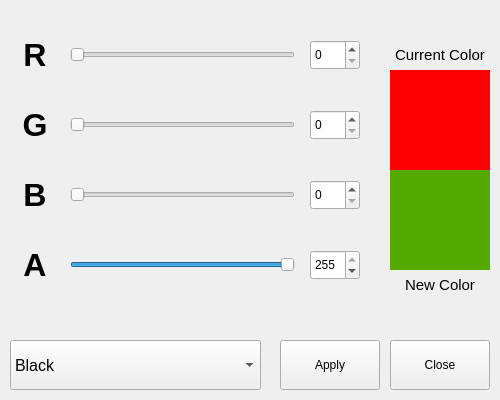
<?xml version="1.0" encoding="UTF-8"?>
<ui version="4.0">
 <class>colorSelection</class>
 <widget class="QWidget" name="colorSelection">
  <property name="geometry">
   <rect>
    <x>0</x>
    <y>0</y>
    <width>500</width>
    <height>400</height>
   </rect>
  </property>
  <property name="windowTitle">
   <string>Form</string>
  </property>
  <widget class="QComboBox" name="colorSelect">
   <property name="geometry">
    <rect>
     <x>10</x>
     <y>340</y>
     <width>251</width>
     <height>50</height>
    </rect>
   </property>
   <property name="font">
    <font>
     <pointsize>12</pointsize>
    </font>
   </property>
   <property name="frame">
    <bool>true</bool>
   </property>
   <item>
    <property name="text">
     <string>Black</string>
    </property>
   </item>
   <item>
    <property name="text">
     <string>White</string>
    </property>
   </item>
   <item>
    <property name="text">
     <string>Red</string>
    </property>
   </item>
   <item>
    <property name="text">
     <string>Orange</string>
    </property>
   </item>
   <item>
    <property name="text">
     <string>Yellow</string>
    </property>
   </item>
   <item>
    <property name="text">
     <string>Green</string>
    </property>
   </item>
   <item>
    <property name="text">
     <string>Blue</string>
    </property>
   </item>
   <item>
    <property name="text">
     <string>Indigo</string>
    </property>
   </item>
   <item>
    <property name="text">
     <string>Violet</string>
    </property>
   </item>
  </widget>
  <widget class="QPushButton" name="closeButton">
   <property name="geometry">
    <rect>
     <x>390</x>
     <y>340</y>
     <width>100</width>
     <height>50</height>
    </rect>
   </property>
   <property name="text">
    <string>Close</string>
   </property>
  </widget>
  <widget class="QPushButton" name="applyButton">
   <property name="geometry">
    <rect>
     <x>280</x>
     <y>340</y>
     <width>100</width>
     <height>50</height>
    </rect>
   </property>
   <property name="text">
    <string>Apply</string>
   </property>
  </widget>
  <widget class="QLabel" name="CurrentColorText">
   <property name="geometry">
    <rect>
     <x>390</x>
     <y>40</y>
     <width>100</width>
     <height>30</height>
    </rect>
   </property>
   <property name="font">
    <font>
     <pointsize>11</pointsize>
    </font>
   </property>
   <property name="text">
    <string>Current Color</string>
   </property>
   <property name="alignment">
    <set>Qt::AlignCenter</set>
   </property>
  </widget>
  <widget class="QLabel" name="CurrentColorPreview">
   <property name="geometry">
    <rect>
     <x>390</x>
     <y>70</y>
     <width>100</width>
     <height>100</height>
    </rect>
   </property>
   <property name="styleSheet">
    <string notr="true">background-color: rgb(255, 0, 0);</string>
   </property>
   <property name="text">
    <string/>
   </property>
  </widget>
  <widget class="QLabel" name="NewColorPreview">
   <property name="geometry">
    <rect>
     <x>390</x>
     <y>170</y>
     <width>100</width>
     <height>100</height>
    </rect>
   </property>
   <property name="styleSheet">
    <string notr="true">background-color: rgb(85, 170, 0);</string>
   </property>
   <property name="text">
    <string/>
   </property>
  </widget>
  <widget class="QLabel" name="NewColorText">
   <property name="geometry">
    <rect>
     <x>390</x>
     <y>270</y>
     <width>100</width>
     <height>30</height>
    </rect>
   </property>
   <property name="font">
    <font>
     <pointsize>11</pointsize>
    </font>
   </property>
   <property name="text">
    <string>New Color</string>
   </property>
   <property name="alignment">
    <set>Qt::AlignCenter</set>
   </property>
  </widget>
  <widget class="QSlider" name="rSlider">
   <property name="geometry">
    <rect>
     <x>70</x>
     <y>45</y>
     <width>225</width>
     <height>20</height>
    </rect>
   </property>
   <property name="maximum">
    <number>255</number>
   </property>
   <property name="orientation">
    <enum>Qt::Horizontal</enum>
   </property>
  </widget>
  <widget class="QSlider" name="gSlider">
   <property name="geometry">
    <rect>
     <x>70</x>
     <y>115</y>
     <width>225</width>
     <height>20</height>
    </rect>
   </property>
   <property name="maximum">
    <number>255</number>
   </property>
   <property name="orientation">
    <enum>Qt::Horizontal</enum>
   </property>
  </widget>
  <widget class="QSlider" name="bSlider">
   <property name="geometry">
    <rect>
     <x>70</x>
     <y>185</y>
     <width>225</width>
     <height>20</height>
    </rect>
   </property>
   <property name="maximum">
    <number>255</number>
   </property>
   <property name="orientation">
    <enum>Qt::Horizontal</enum>
   </property>
  </widget>
  <widget class="QSlider" name="aSlider">
   <property name="geometry">
    <rect>
     <x>70</x>
     <y>255</y>
     <width>225</width>
     <height>20</height>
    </rect>
   </property>
   <property name="font">
    <font>
     <bold>false</bold>
    </font>
   </property>
   <property name="maximum">
    <number>255</number>
   </property>
   <property name="value">
    <number>255</number>
   </property>
   <property name="orientation">
    <enum>Qt::Horizontal</enum>
   </property>
  </widget>
  <widget class="QLabel" name="rText">
   <property name="geometry">
    <rect>
     <x>10</x>
     <y>30</y>
     <width>50</width>
     <height>50</height>
    </rect>
   </property>
   <property name="font">
    <font>
     <pointsize>24</pointsize>
     <bold>true</bold>
    </font>
   </property>
   <property name="text">
    <string>R</string>
   </property>
   <property name="alignment">
    <set>Qt::AlignCenter</set>
   </property>
  </widget>
  <widget class="QLabel" name="gText">
   <property name="geometry">
    <rect>
     <x>10</x>
     <y>100</y>
     <width>50</width>
     <height>50</height>
    </rect>
   </property>
   <property name="font">
    <font>
     <pointsize>24</pointsize>
     <bold>true</bold>
    </font>
   </property>
   <property name="text">
    <string>G</string>
   </property>
   <property name="alignment">
    <set>Qt::AlignCenter</set>
   </property>
  </widget>
  <widget class="QLabel" name="bText">
   <property name="geometry">
    <rect>
     <x>10</x>
     <y>170</y>
     <width>50</width>
     <height>50</height>
    </rect>
   </property>
   <property name="font">
    <font>
     <pointsize>24</pointsize>
     <bold>true</bold>
    </font>
   </property>
   <property name="text">
    <string>B</string>
   </property>
   <property name="alignment">
    <set>Qt::AlignCenter</set>
   </property>
  </widget>
  <widget class="QLabel" name="aText">
   <property name="geometry">
    <rect>
     <x>10</x>
     <y>240</y>
     <width>50</width>
     <height>50</height>
    </rect>
   </property>
   <property name="font">
    <font>
     <pointsize>24</pointsize>
     <bold>true</bold>
    </font>
   </property>
   <property name="text">
    <string>A</string>
   </property>
   <property name="alignment">
    <set>Qt::AlignCenter</set>
   </property>
  </widget>
  <widget class="QSpinBox" name="rSpinBox">
   <property name="geometry">
    <rect>
     <x>310</x>
     <y>40</y>
     <width>50</width>
     <height>30</height>
    </rect>
   </property>
   <property name="maximum">
    <number>255</number>
   </property>
  </widget>
  <widget class="QSpinBox" name="gSpinBox">
   <property name="geometry">
    <rect>
     <x>310</x>
     <y>110</y>
     <width>50</width>
     <height>30</height>
    </rect>
   </property>
   <property name="maximum">
    <number>255</number>
   </property>
  </widget>
  <widget class="QSpinBox" name="bSpinBox">
   <property name="geometry">
    <rect>
     <x>310</x>
     <y>180</y>
     <width>50</width>
     <height>30</height>
    </rect>
   </property>
   <property name="maximum">
    <number>255</number>
   </property>
  </widget>
  <widget class="QSpinBox" name="aSpinBox">
   <property name="geometry">
    <rect>
     <x>310</x>
     <y>250</y>
     <width>50</width>
     <height>30</height>
    </rect>
   </property>
   <property name="maximum">
    <number>255</number>
   </property>
   <property name="value">
    <number>255</number>
   </property>
  </widget>
 </widget>
 <resources/>
 <connections>
  <connection>
   <sender>closeButton</sender>
   <signal>clicked()</signal>
   <receiver>colorSelection</receiver>
   <slot>hide()</slot>
   <hints>
    <hint type="sourcelabel">
     <x>439</x>
     <y>364</y>
    </hint>
    <hint type="destinationlabel">
     <x>249</x>
     <y>199</y>
    </hint>
   </hints>
  </connection>
  <connection>
   <sender>aSlider</sender>
   <signal>valueChanged(int)</signal>
   <receiver>aSpinBox</receiver>
   <slot>setValue(int)</slot>
   <hints>
    <hint type="sourcelabel">
     <x>182</x>
     <y>264</y>
    </hint>
    <hint type="destinationlabel">
     <x>330</x>
     <y>264</y>
    </hint>
   </hints>
  </connection>
  <connection>
   <sender>aSpinBox</sender>
   <signal>valueChanged(int)</signal>
   <receiver>aSlider</receiver>
   <slot>setValue(int)</slot>
   <hints>
    <hint type="sourcelabel">
     <x>330</x>
     <y>264</y>
    </hint>
    <hint type="destinationlabel">
     <x>182</x>
     <y>264</y>
    </hint>
   </hints>
  </connection>
  <connection>
   <sender>bSpinBox</sender>
   <signal>valueChanged(int)</signal>
   <receiver>bSlider</receiver>
   <slot>setValue(int)</slot>
   <hints>
    <hint type="sourcelabel">
     <x>330</x>
     <y>194</y>
    </hint>
    <hint type="destinationlabel">
     <x>182</x>
     <y>194</y>
    </hint>
   </hints>
  </connection>
  <connection>
   <sender>bSlider</sender>
   <signal>valueChanged(int)</signal>
   <receiver>bSpinBox</receiver>
   <slot>setValue(int)</slot>
   <hints>
    <hint type="sourcelabel">
     <x>182</x>
     <y>194</y>
    </hint>
    <hint type="destinationlabel">
     <x>330</x>
     <y>194</y>
    </hint>
   </hints>
  </connection>
  <connection>
   <sender>gSpinBox</sender>
   <signal>valueChanged(int)</signal>
   <receiver>gSlider</receiver>
   <slot>setValue(int)</slot>
   <hints>
    <hint type="sourcelabel">
     <x>330</x>
     <y>124</y>
    </hint>
    <hint type="destinationlabel">
     <x>182</x>
     <y>124</y>
    </hint>
   </hints>
  </connection>
  <connection>
   <sender>rSpinBox</sender>
   <signal>valueChanged(int)</signal>
   <receiver>rSlider</receiver>
   <slot>setValue(int)</slot>
   <hints>
    <hint type="sourcelabel">
     <x>330</x>
     <y>54</y>
    </hint>
    <hint type="destinationlabel">
     <x>182</x>
     <y>54</y>
    </hint>
   </hints>
  </connection>
  <connection>
   <sender>gSlider</sender>
   <signal>valueChanged(int)</signal>
   <receiver>gSpinBox</receiver>
   <slot>setValue(int)</slot>
   <hints>
    <hint type="sourcelabel">
     <x>182</x>
     <y>124</y>
    </hint>
    <hint type="destinationlabel">
     <x>330</x>
     <y>124</y>
    </hint>
   </hints>
  </connection>
  <connection>
   <sender>rSlider</sender>
   <signal>valueChanged(int)</signal>
   <receiver>rSpinBox</receiver>
   <slot>setValue(int)</slot>
   <hints>
    <hint type="sourcelabel">
     <x>182</x>
     <y>54</y>
    </hint>
    <hint type="destinationlabel">
     <x>330</x>
     <y>54</y>
    </hint>
   </hints>
  </connection>
 </connections>
</ui>
